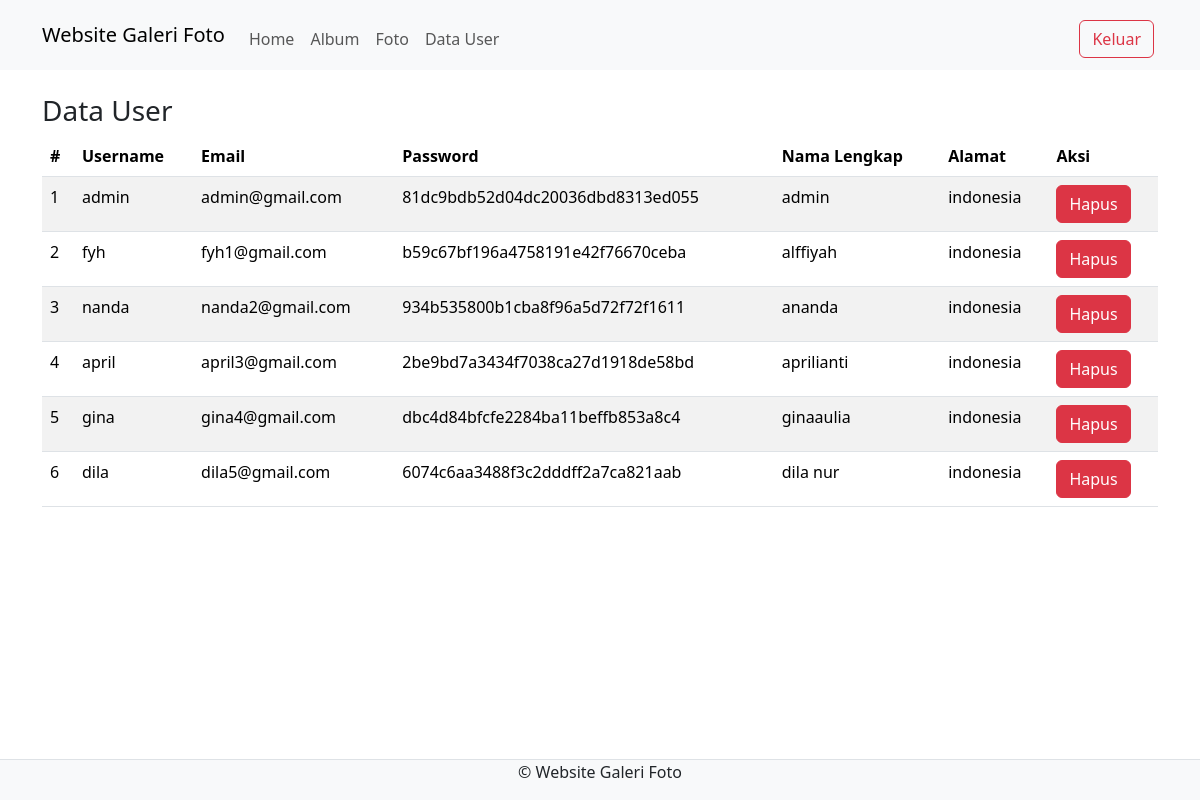
/admin/data_user.php (signed in), run on the app's committed database.
### tables this page shows
CREATE TABLE `user` (
  `UserID` int(11) NOT NULL,
  `Username` varchar(255) NOT NULL,
  `Password` varchar(255) NOT NULL,
  `Email` varchar(255) NOT NULL,
  `NamaLengkap` varchar(255) NOT NULL,
  `Alamat` text NOT NULL,
  `role` varchar(255) NOT NULL
);

### admin/data_user.php (the view, shortened to what this page needs)
<?php
include '../config/koneksi.php';
?>
<!DOCTYPE html>
<html lang="en">
<head>
    <link rel="stylesheet" type="text/css" href="../assets/css/bootstrap.min.css">
    <link rel="stylesheet" href="https://cdnjs.cloudflare.com/ajax/libs/font-awesome/6.5.1/css/all.min.css"/>
</head>
<body>
<nav class="navbar navbar-expand-lg bg-body-tertiary">
  <div class="container">
    <a class="navbar-brand" href="index.php">Website Galeri Foto</a>
    <div class="collapse navbar-collapse mt-2" id="navbarNavAltMarkup">
      <div class="navbar-nav me-auto">
        <a href="home.php" class="nav-link">Home</a>
        <a href="album.php" class="nav-link">Album</a>
        <a href="foto.php" class="nav-link">Foto</a>
        <a href="data_user.php" class="nav-link">Data User</a>
      </div>
      <a href="../config/aksi_logout.php" class="btn btn-outline-danger m-1" onclick="return confirm('Apakah Anda yakin ingin keluar?')">Keluar</a>
    </div>
  </div>
</nav>
<div class="container mt-4">
    <div class="row">
        <div class="col">
            <h3>Data User</h3>
            <table class="table table-striped">
                <thead>
                    <tr>
                        <th>#</th>
                        <th>Username</th>
                        <th>Email</th>
                        <th>Password</th>
                        <th>Nama Lengkap</th>
                        <th>Alamat</th>
                        <th>Aksi</th>
                    </tr>
                </thead>
                <tbody>
                    <?php
                    $query = mysqli_query($koneksi, 'SELECT * FROM user');
$no = 1;
while ($data = mysqli_fetch_array($query)) {
    ?>
                        <tr>
                            <td><?php echo $no++; ?></td>
                            <td><?php echo $data['Username']; ?></td>
                            <td><?php echo $data['Email']; ?></td>
                            <td><?php echo $data['Password']; ?></td>
                            <td><?php echo $data['NamaLengkap']; ?></td>
                            <td><?php echo $data['Alamat']; ?></td>
                            <td>
                                <a href="?hapus=<?php echo $data['UserID']; ?>" class="btn btn-danger" onclick="return confirm('Apakah Anda yakin ingin menghapus user ini?')">Hapus</a>
                            </td>
                        </tr>
                        <?php
}
?>
                </tbody>
            </table>
        </div>
    </div>
</div>
<footer class="d-flex justify-content-center border-top mt-3 bg-light fixed-bottom">
    <p>&copy; Website Galeri Foto </p>
</footer>
</body>
</html>

### data on the page
user: Username "admin", Email "admin@gmail.com", Password "81dc9bdb52d04dc20036dbd8313ed055", NamaLengkap "admin", Alamat "indonesia"
user: Username "fyh", Email "fyh1@gmail.com", Password "b59c67bf196a4758191e42f76670ceba", NamaLengkap "alffiyah", Alamat "indonesia"
user: Username "nanda", Email "nanda2@gmail.com", Password "934b535800b1cba8f96a5d72f72f1611", NamaLengkap "ananda", Alamat "indonesia"
user: Username "april", Email "april3@gmail.com", Password "2be9bd7a3434f7038ca27d1918de58bd", NamaLengkap "aprilianti", Alamat "indonesia"
user: Username "gina", Email "gina4@gmail.com", Password "dbc4d84bfcfe2284ba11beffb853a8c4", NamaLengkap "ginaaulia", Alamat "indonesia"
user: Username "dila", Email "dila5@gmail.com", Password "6074c6aa3488f3c2dddff2a7ca821aab", NamaLengkap "dila nur", Alamat "indonesia"
